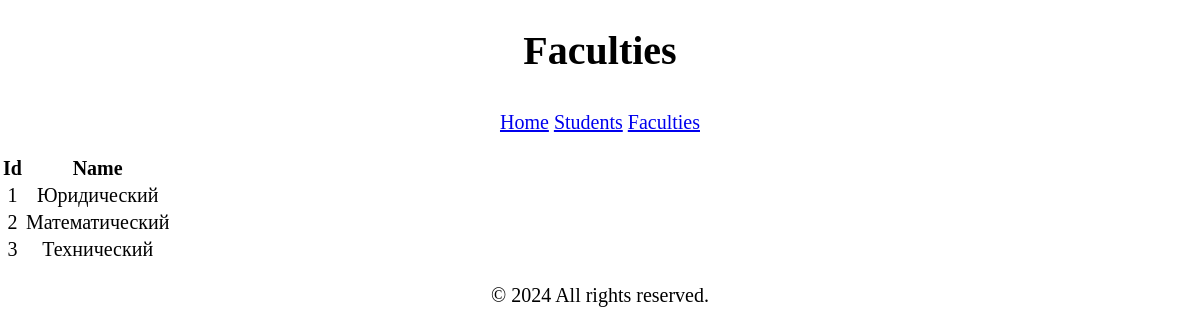
Page /show_faculties on the committed database.
### models.py (models this page shows)
class Faculty(db.Model):
    __tablename__ = 'faculty'
    id = db.Column(db.Integer, primary_key=True)
    name = db.Column(db.String(30), nullable=False)

### app.py (the view)
@app.route('/show_faculties')
def show_faculties():
    faculties = Faculty.query.all()
    return render_template('faculties.html', faculties=faculties)

### templates/faculties.html (shortened to what this page needs)
{% extends "default.html" %}
{% block header %}
<h1>Faculties</h1>
{% endblock %}
{% block main %}
<table>
    <thead>
    <tr>
        <th>Id</th>
        <th>Name</th>
    </tr>
    </thead>
    <tbody>
    {% for f in faculties %}
    <tr>
        <td>{{ f.id }}</td>
        <td>{{ f.name }}</td>
    </tr>
    {% endfor %}
    </tbody>
</table>
{% endblock %}

### static/css/style.css (style rules this page uses)
body { font-family: times-new-roman; font-size: 20px; text-align: center; margin: auto; }

### rows in the picture
Faculty: id "1", name "Юридический"
Faculty: id "2", name "Математический"
Faculty: id "3", name "Технический"
